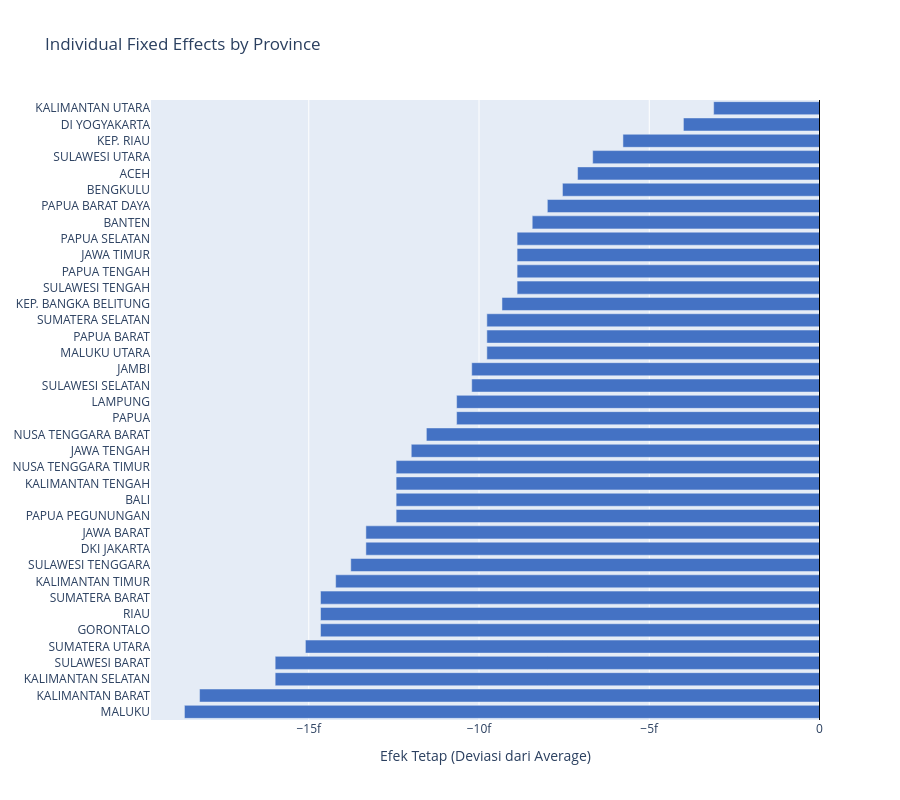

Notebook source saved alongside this figure:
### Code cell
colors_fe = ['#C00000' if v > 0 else '#4472C4' for v in prov_effects.values]
fig_fe = go.Figure(go.Bar(x=prov_effects.values, y=prov_effects.index, orientation='h', marker_color=colors_fe))
fig_fe.add_vline(x=0, line_width=1, line_color="black")
fig_fe.update_layout(title='Individual Fixed Effects by Province', xaxis_title='Efek Tetap (Deviasi dari Average)', height=800, width=900)
fig_fe.write_json(OUTPUT_DIR / 'plot_panel_fe_effects.json')
fig_fe.show()

### Figure 1 — Plotly figure (JSON) as saved in the notebook; plotly's stock layout.template omitted (floating-point values rounded to 4 significant figures)
{"data": [{"marker": {"color": ["#4472C4", "#4472C4", "#4472C4", "#4472C4", "#4472C4", "#4472C4", "#4472C4", "#4472C4", "#4472C4", "#4472C4", "#4472C4", "#4472C4", "#4472C4", "#4472C4", "#4472C4", "#4472C4", "#4472C4", "#4472C4", "#4472C4", "#4472C4", "#4472C4", "#4472C4", "#4472C4", "#4472C4", "#4472C4", "#4472C4", "#4472C4", "#4472C4", "#4472C4", "#4472C4", "#4472C4", "#4472C4", "#4472C4", "#4472C4", "#4472C4", "#4472C4", "#4472C4", "#4472C4"]}, "orientation": "h", "type": "bar", "x": [-1.865e-14, -1.821e-14, -1.599e-14, -1.599e-14, -1.51e-14, -1.465e-14, -1.465e-14, -1.465e-14, -1.421e-14, -1.377e-14, -1.332e-14, -1.332e-14, -1.243e-14, -1.243e-14, -1.243e-14, -1.243e-14, -1.199e-14, -1.155e-14, -1.066e-14, -1.066e-14, -1.021e-14, -1.021e-14, -9.77e-15, -9.77e-15, -9.77e-15, -9.326e-15, -8.882e-15, -8.882e-15, -8.882e-15, -8.882e-15, -8.438e-15, -7.994e-15, -7.55e-15, -7.105e-15, -6.661e-15, -5.773e-15, -3.997e-15, -3.109e-15], "y": ["MALUKU", "KALIMANTAN BARAT", "KALIMANTAN SELATAN", "SULAWESI BARAT", "SUMATERA UTARA", "GORONTALO", "RIAU", "SUMATERA BARAT", "KALIMANTAN TIMUR", "SULAWESI TENGGARA", "DKI JAKARTA", "JAWA BARAT", "PAPUA PEGUNUNGAN", "BALI", "KALIMANTAN TENGAH", "NUSA TENGGARA TIMUR", "JAWA TENGAH", "NUSA TENGGARA BARAT", "PAPUA", "LAMPUNG", "SULAWESI SELATAN", "JAMBI", "MALUKU UTARA", "PAPUA BARAT", "SUMATERA SELATAN", "KEP. BANGKA BELITUNG", "SULAWESI TENGAH", "PAPUA TENGAH", "JAWA TIMUR", "PAPUA SELATAN", "BANTEN", "PAPUA BARAT DAYA", "BENGKULU", "ACEH", "SULAWESI UTARA", "KEP. RIAU", "DI YOGYAKARTA", "KALIMANTAN UTARA"]}], "layout": {"height": 800, "shapes": [{"line": {"color": "black", "width": 1}, "type": "line", "x0": 0, "x1": 0, "xref": "x", "y0": 0, "y1": 1, "yref": "y domain"}], "title": {"text": "Individual Fixed Effects by Province"}, "width": 900, "xaxis": {"title": {"text": "Efek Tetap (Deviasi dari Average)"}}}}
